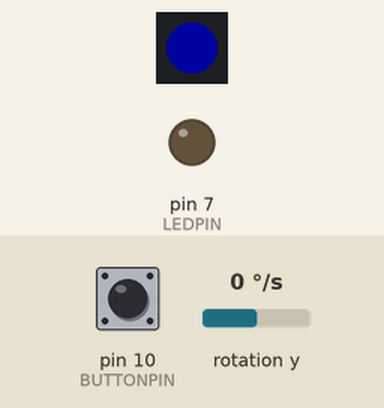
A sketch run on a simulated Teensy 4. On the bench: 1 RGB LEDs in strip order, left to right, output pins drawn as LEDs (lit = HIGH). The inputs (shaded band) are chosen by the test bench; at power-on: pin 10 (BUTTONPIN) HIGH, rotation y 0 °/s. Dim RGB values are drawn brighter than linear.

Above: at 0.1 s.
At 1.7 s:
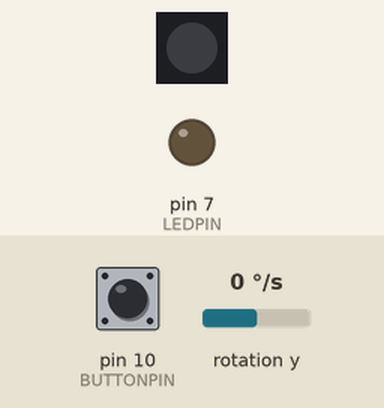
1.8 s: pin 10 (BUTTONPIN) pulled LOW for 0.15 s
At 3.1 s:
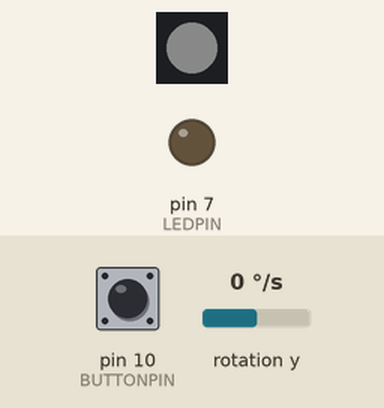
Timing chart, 0 to 4.8 s (numbered marks = the images above; inputs shaded):
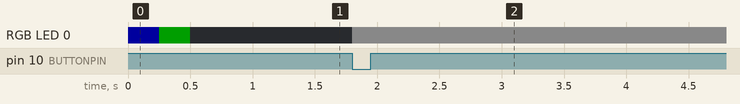

Measured:
- after the input at 1.8 s, RGB LED 0: off → RGB(10, 10, 10) at once

The sketch:

Glove2AxisGyroFlora.ino
```cpp
//SWITCH BOARD TO FLORA TEENSY IN TOOLS
//SWITCH TYPE TO MIDI IN TOOLS

#include <MPU6050.h>
#include <I2Cdev.h>
#include <Wire.h>

#include <Adafruit_NeoPixel.h>

//Vcc - VBatt
//GND - GND
//SCL - D3
//SDA - D2
//ADO - GND
//INT - D0 (?)

const int LEDPIN = 7;
const int BUTTONPIN = 10;
const int FLEXPIN = A11;
//Reading at resting state of sensor
int const FLEX_THRESHOLD = 920;


const int MPU_addr = 0x68; // I2C address of the MPU-6050
// 0x68 if AD0 is HIGH
// 0X69 if AD0 is LOW

//---------------------------------CONSTANTS TO TWEAK------------------------------
const int MESSAGES_PER_SECOND = 4800;
const uint8_t GYRO_RANGE = 3; //From 0 (+-250 degrees/sec) to 3 (+-2000 degrees/sec)
const int BUFFERSIZE = 32; //Used for smoothing values by averaging
const int CURRENT_OVERVALUE = BUFFERSIZE / 4; //When averaging, how much EXTRA weight should be given to the most recent reading?
const int ZERO_OVERVALUE = 0;     //When averaging, how much EXTRA EXTRA weight should be given to readings of zero on top of CURRENT_OVERVALUE?
const int THRESHOLD = 2; //Threshold for noise gate

const int AXISCOUNT = 1;
const int PIXEL_BRIGHTNESS = 30;
//--------------------------------------Setup---------------------------------------

int rotBuffer[AXISCOUNT][BUFFERSIZE];
int bufferPos[AXISCOUNT];
int prevMessage[AXISCOUNT];
MPU6050 gyro;
Adafruit_NeoPixel pixel = Adafruit_NeoPixel(1, 8, NEO_GRB + NEO_KHZ800);

void setup() {
  pinMode(LEDPIN, OUTPUT);
  pinMode(BUTTONPIN, INPUT_PULLUP);
  pinMode(FLEXPIN, INPUT);
  pixel.begin();
  pixel.show();

  Wire.begin();
  gyro.initialize();
  if (!gyro.testConnection()) {
    bool on = false;
    while (true) {
      digitalWrite(LEDPIN, on ? LOW : HIGH);
      on = !on;
      delay(500);
    }
  }
  gyro.setFullScaleGyroRange(GYRO_RANGE);
  {
    bool on = false;
    while (!Serial) {
      colorPixel(on ? PIXEL_BRIGHTNESS : 0, 0, 0, 0);
      on = !on;
      delay(500);
    }
  }
  for (int i = 0; i < AXISCOUNT; i++) {
    prevMessage[i] = 0;
    bufferPos[i] = 0;
    for (int j = 0; j < BUFFERSIZE; j++) {
      rotBuffer[i][j] = 0;
    }
  }
  MIDImessage("param", 0, 0);

  colorPixel(0,   0,                PIXEL_BRIGHTNESS, 250);
  colorPixel(0,   PIXEL_BRIGHTNESS, 0,                250);
  colorPixel(0, 0, 0, 0);
}

//---------------------------------------Loop-----------------------------------------------------------
void loop() {
  //||||||||||||||||||||||||||||||||||||||||||||||||||||TODO: CUT DOWN RUN TIME OF THIS LOOP||||||||||||||||||||||||||||||||||||||||||||||||||
  if (digitalRead(BUTTONPIN) == LOW) {
    linkSequence();
  }
  long rot;
  //Run readings and calculations for each axis.

  for (int axis = 0; axis < AXISCOUNT; axis++) {
    rot = getRotation(axis);
    rot = abs(rot);
    if (rot < THRESHOLD) {
      rot = 0;
    }
    rotBuffer[axis][bufferPos[axis]] = rot;
    bufferPos[axis] = (bufferPos[axis] + 1) % BUFFERSIZE;

    //Calculate smoothedRot by averaging buffer values.
    long smoothedRot = 0;
    //int zeroWeight = 0;
    //    //Add specified extra averaging weight to readings of zero.
    //    if (rot == 0) {
    //      zeroWeight = ZERO_OVERVALUE;
    //    }
    for (int i = 0; i < BUFFERSIZE; i++) {
      smoothedRot += rotBuffer[axis][i];
    }
    smoothedRot += CURRENT_OVERVALUE * rot;
    //smoothedRot += (CURRENT_OVERVALUE + zeroWeight) * rot;
    smoothedRot /= BUFFERSIZE + CURRENT_OVERVALUE;
    //smoothedRot /= BUFFERSIZE + CURRENT_OVERVALUE + zeroWeight;

    //smoothedRot = min(255, smoothedRot);

    if (smoothedRot != prevMessage[axis]) {
      //----------TODO FIX THE FLEX-------------
      //if(analogRead(FLEXPIN) < FLEX_THRESHOLD){
        MIDImessage("param", axis, smoothedRot);
      //}
      //colorPixelByAxis(axis, smoothedRot / 8);
      colorPixel(0, 0, smoothedRot / 5, 0);
      prevMessage[axis] = smoothedRot;
    }
  }
  //delay(1000 / MESSAGES_PER_SECOND);
}

//----------------------------------------Helper functions----------------------------------
int getRotation(int axis) {
  int ret;
  switch (axis) {
    case 0:
      ret = (int)(gyro.getRotationY() / 256);
      break;
    case 1:
      ret = (int)(gyro.getRotationX() / 256);
      break;
    case 2:
      ret = (int)(gyro.getRotationZ() / 256);
      break;
  }
  return ret;
}

void MIDImessage(String command, byte data1, byte data2) {
  //1, text command.
  //2, param number or note value. C5 is 60.
  //3, param value or note velocity.
  if (command == "param") {
    usbMIDI.sendControlChange(data1, data2, 1);
  } else if (command == "stop") {
    usbMIDI.sendNoteOff(data1, data2, 1);
  } else if (command == "start") {
    usbMIDI.sendNoteOn(data1, data2, 1);
  } else {
    return;
  }
}

void colorPixel(int red, int green, int blue, int delayTime) {
  //If delayTime = 0, delay is skipped);
  pixel.setPixelColor(0, red, green, blue);
  pixel.show();
  if (delayTime > 0) {
    delay(delayTime);
  }
}

void colorPixelByAxis(int axis, int brightness) {
  switch (axis) {
    case 0:
      colorPixel(0, 0, brightness, 0);
      break;
    case 1:
      colorPixel(0, brightness, 0, 0);
      break;
    case 2:
      colorPixel(brightness, 0, 0, 0);
      break;
  }
}

void linkSequence() {
  colorPixel(PIXEL_BRIGHTNESS / 3, PIXEL_BRIGHTNESS / 3, PIXEL_BRIGHTNESS / 3 , 0);
  while (digitalRead(BUTTONPIN) == LOW) {
    delay(5);
  }
  while (digitalRead(BUTTONPIN) == HIGH) {
    delay(5);
  }
  for (int axis = 0; axis < AXISCOUNT; axis++) {
    colorPixelByAxis(axis, PIXEL_BRIGHTNESS);
    MIDImessage("param", axis, 0);
    delay(200);
    colorPixel(0, 0, 0, 200);
  }
  return;
}
```
